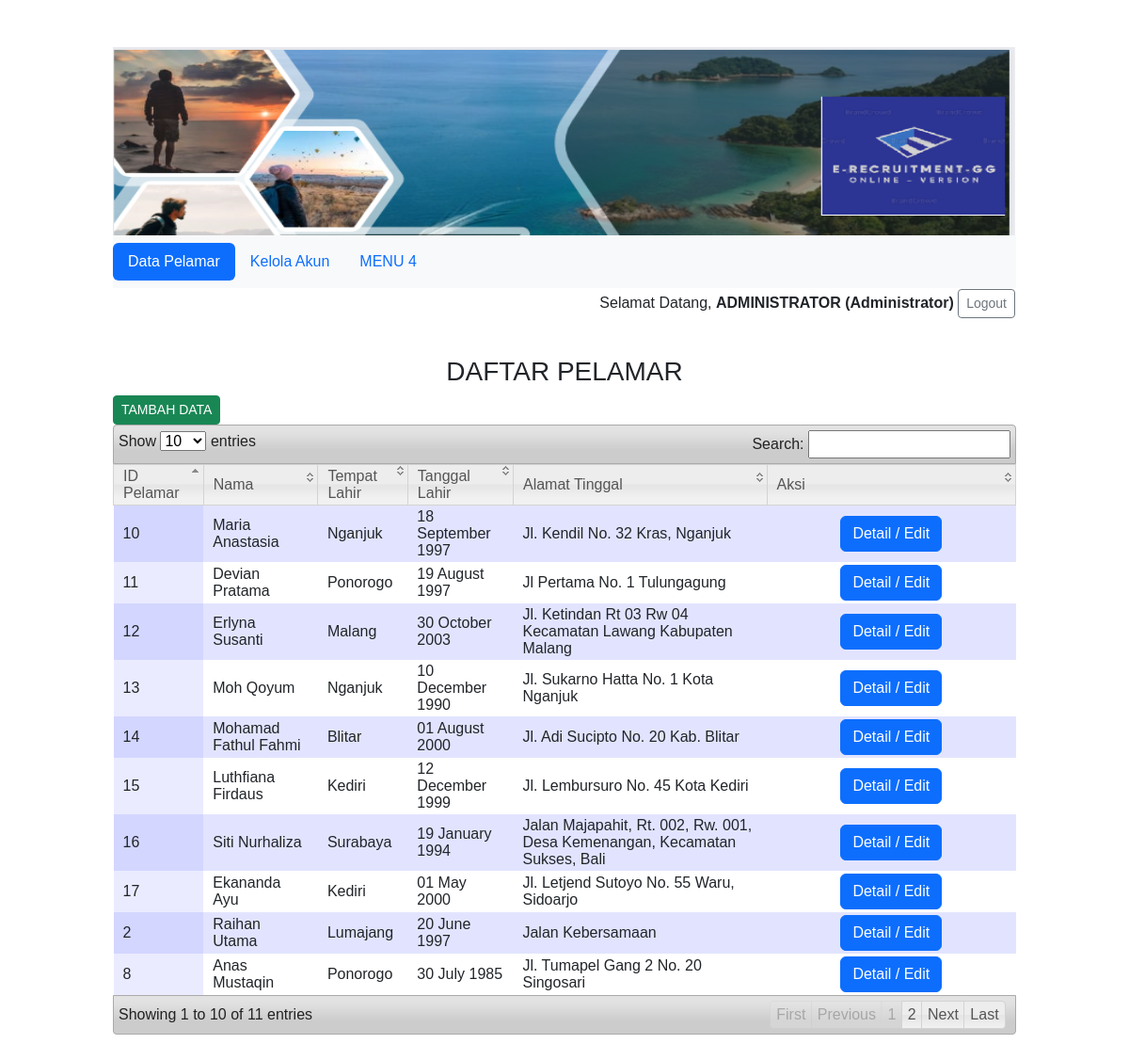
Page /staff/home_staff.php (signed in) on the committed database.
### tables this page shows
CREATE TABLE `tb_user` (
  `id_user` int(11) NOT NULL,
  `username` varchar(20) NOT NULL,
  `nama` varchar(100) NOT NULL,
  `password` varchar(13) NOT NULL,
  `jenis_user` varchar(13) NOT NULL COMMENT 'administrator, pelamar, supervisor, staff',
  `status` varchar(1) NOT NULL DEFAULT 'n' COMMENT 'Y = valid; N = tidak valid;\r\nvalid = bisa login'
);

CREATE TABLE `tb_pelamar` (
  `id_pelamar` int(11) NOT NULL,
  `nama` varchar(200) NOT NULL,
  `panggilan` varchar(200) NOT NULL,
  `templahir` varchar(100) NOT NULL,
  `tgllahir` date NOT NULL,
  `jenis_kelamin` varchar(1) NOT NULL,
  `agama` varchar(9) NOT NULL,
  `alamat_tinggal` varchar(150) NOT NULL,
  `alamat_ktp` varchar(150) NOT NULL,
  `hp` varchar(13) NOT NULL,
  `wa` varchar(13) NOT NULL,
  `email` varchar(100) NOT NULL,
  `foto` varchar(100) NOT NULL
);

### staff/home_staff.php (the view, shortened to what this page needs)
<?php
 include("../koneksi.php");
 $query = "SELECT * FROM tb_pelamar";
 $hasil = mysqli_query($conn,$query);
$usersql = "SELECT * FROM tb_user WHERE id_user = ".$_SESSION['id'];
$hasiluser=mysqli_query($conn,$usersql);
$user=mysqli_fetch_array($hasiluser);
?>
<html>
  <head>
    <link href="../css/bootstrap.min.css" rel="stylesheet">
  </head>
  <body>
    <div class="wrap">
    <img src="../img/Header-GG.PNG" alt="Welcome" width="100%" height="200px">
<nav class="navbar navbar-expand-lg navbar-black bg-light">
    <ul class="nav nav-pills">
          <li class="nav-item">
            <a class="nav-link active" href="#">Data Pelamar</a>
          </li>
           <li class="nav-item">
            <a class="nav-link" href="manageakun_staff.php">Kelola Akun</a>
          </li>
          <li class="nav-item">
            <a class="nav-link" href="#">MENU 4</a>
          </li>
    </ul>
</nav>
<table align = "right">
<tr>
    <td>
 <?php
    echo "Selamat Datang, <strong>".strtoupper($user["nama"])." (".ucwords(strtolower($user["jenis_user"])).")</strong>&nbsp;";
    echo "<a href='../action.php?act=logout' \" class = 'btn btn-outline-secondary btn-sm'>Logout </a>";
  ?>
</td>
 </tr>
 </table>
<br><br><br>
<h3 align = "center">DAFTAR PELAMAR </h3>
  <td colspan="2" align="center">
    <a href="register.php" title = "Pendaftaran Pelamar" class="btn btn-success btn-sm">TAMBAH DATA</a>
  </td>
<br>
<table id="datatables" class="display">
  	<thead>
  		<tr>
        <th>ID Pelamar</th>
        <th>Nama</th>
        <th>Tempat Lahir</th>
        <th>Tanggal Lahir</th>
        <th>Alamat Tinggal</th>
        <th>Aksi</th>
      </tr>
  	</thead>
   <tbody>
<?php
$nomor=1;
while($data=mysqli_fetch_array($hasil)){ ?>
   <tr>
 <td><?=$data['id_pelamar']?></td>
    <td><?php echo ucwords(strtolower($data['nama']));?> </td>
    <td><?php echo ucwords(strtolower($data['templahir']));?></td>
    <td><?php echo date('d F Y', strtotime($data['tgllahir']));?></td>
    <td><?php echo ucwords(strtolower($data['alamat_tinggal']));?></td>
    <td width="250" align="center">
      <a class="btn btn-primary" href="details_staff.php?id=<?=$data['id_pelamar']?>">Detail / Edit</a>
</td>
<?php $nomor++;} ?>
</tbody>
</table>
</div>
  </body>
</html>

### css/style.css (style rules this page uses)
body { background-color: #fff; }
.wrap { width: 960px; margin: 50px auto; }

### media/css/demo_table_jui.css (style rules this page uses)
table.display thead th { padding: 3px 0px 3px 10px; cursor: pointer; * cursor: hand; }
table.display { margin: 0 auto; width: 100%; clear: both; border-collapse: collapse; }
table.display td { padding: 3px 10px; }
tr.odd { background-color: #E2E4FF; }
tr.even { background-color: white; }
tr.odd td.sorting_1 { background-color: #D3D6FF; }
tr.even td.sorting_1 { background-color: #EAEBFF; }

### staff/home_staff.php (style rules this page uses)
* { font-family: arial; }

### rows in the picture
tb_user: nama "ADMINISTRATOR", jenis_user "Administrator"
tb_pelamar: id_pelamar "2", nama "Raihan Utama", templahir "Lumajang", tgllahir "20 June 1997", alamat_tinggal "Jalan Kebersamaan"
tb_pelamar: id_pelamar "8", nama "Anas Mustaqin", templahir "Ponorogo", tgllahir "30 July 1985", alamat_tinggal "Jl. Tumapel Gang 2 No. 20 Singosari"
tb_pelamar: id_pelamar "10", nama "Maria Anastasia", templahir "Nganjuk", tgllahir "18 September 1997", alamat_tinggal "Jl. Kendil No. 32 Kras, Nganjuk"
tb_pelamar: id_pelamar "11", nama "Devian Pratama", templahir "Ponorogo", tgllahir "19 August 1997", alamat_tinggal "Jl Pertama No. 1 Tulungagung"
tb_pelamar: id_pelamar "12", nama "Erlyna Susanti", templahir "Malang", tgllahir "30 October 2003", alamat_tinggal "Jl. Ketindan Rt 03 Rw 04 Kecamatan Lawang Kabupaten Malang"
tb_pelamar: id_pelamar "13", nama "Moh Qoyum", templahir "Nganjuk", tgllahir "10 December 1990", alamat_tinggal "Jl. Sukarno Hatta No. 1 Kota Nganjuk"
tb_pelamar: id_pelamar "14", nama "Mohamad Fathul Fahmi", templahir "Blitar", tgllahir "01 August 2000", alamat_tinggal "Jl. Adi Sucipto No. 20 Kab. Blitar"
tb_pelamar: id_pelamar "15", nama "Luthfiana Firdaus", templahir "Kediri", tgllahir "12 December 1999", alamat_tinggal "Jl. Lembursuro No. 45 Kota Kediri"
tb_pelamar: id_pelamar "16", nama "Siti Nurhaliza", templahir "Surabaya", tgllahir "19 January 1994", alamat_tinggal "Jalan Majapahit, Rt. 002, Rw. 001, Desa Kemenangan, Kecamatan Sukses, Bali"
tb_pelamar: id_pelamar "17", nama "Ekananda Ayu", templahir "Kediri", tgllahir "01 May 2000", alamat_tinggal "Jl. Letjend Sutoyo No. 55 Waru, Sidoarjo"
